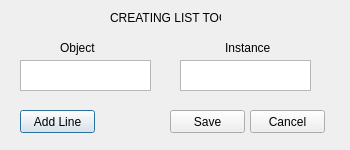
<?xml version="1.0" encoding="UTF-8"?>
<ui version="4.0">
 <class>ListTool</class>
 <widget class="QDialog" name="ListTool">
  <property name="geometry">
   <rect>
    <x>0</x>
    <y>0</y>
    <width>350</width>
    <height>150</height>
   </rect>
  </property>
  <property name="windowTitle">
   <string>Dialog</string>
  </property>
  <widget class="QLabel" name="Name">
   <property name="geometry">
    <rect>
     <x>110</x>
     <y>10</y>
     <width>111</width>
     <height>16</height>
    </rect>
   </property>
   <property name="text">
    <string>CREATING LIST TOOL</string>
   </property>
  </widget>
  <widget class="QLabel" name="ObjLabel">
   <property name="geometry">
    <rect>
     <x>60</x>
     <y>40</y>
     <width>41</width>
     <height>16</height>
    </rect>
   </property>
   <property name="text">
    <string>Object</string>
   </property>
  </widget>
  <widget class="QLabel" name="InstLabel">
   <property name="geometry">
    <rect>
     <x>225</x>
     <y>40</y>
     <width>51</width>
     <height>16</height>
    </rect>
   </property>
   <property name="text">
    <string>Instance</string>
   </property>
  </widget>
  <widget class="QTextEdit" name="textObject">
   <property name="geometry">
    <rect>
     <x>20</x>
     <y>60</y>
     <width>131</width>
     <height>31</height>
    </rect>
   </property>
  </widget>
  <widget class="QTextEdit" name="textInstance">
   <property name="geometry">
    <rect>
     <x>180</x>
     <y>60</y>
     <width>131</width>
     <height>31</height>
    </rect>
   </property>
  </widget>
  <widget class="QPushButton" name="AddLine">
   <property name="geometry">
    <rect>
     <x>20</x>
     <y>110</y>
     <width>75</width>
     <height>23</height>
    </rect>
   </property>
   <property name="text">
    <string>Add Line</string>
   </property>
  </widget>
  <widget class="QPushButton" name="Cancel">
   <property name="geometry">
    <rect>
     <x>250</x>
     <y>110</y>
     <width>75</width>
     <height>23</height>
    </rect>
   </property>
   <property name="text">
    <string>Cancel</string>
   </property>
  </widget>
  <widget class="QPushButton" name="Save">
   <property name="geometry">
    <rect>
     <x>170</x>
     <y>110</y>
     <width>75</width>
     <height>23</height>
    </rect>
   </property>
   <property name="text">
    <string>Save</string>
   </property>
  </widget>
 </widget>
 <resources/>
 <connections/>
</ui>
